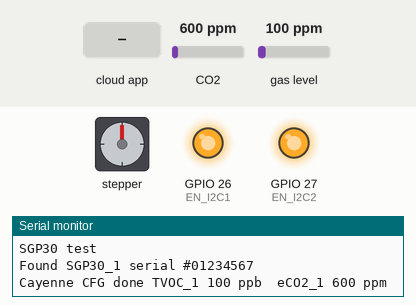
Simulated run of this sketch. Board: ESP32. Shown: stepper motor, output pins drawn as LEDs (lit = HIGH), the last lines printed to the serial monitor. The test bench sets the inputs (shaded band); at power-on: CO2 600 ppm, gas level 100 ppm. Not simulated (calls return 0 or success): credentials.h; stepper angles assume 2048 steps per turn.

Above: at 14.7 s.
14.8 s: the phone or cloud app sets 5 to 1
At 16.65 s:
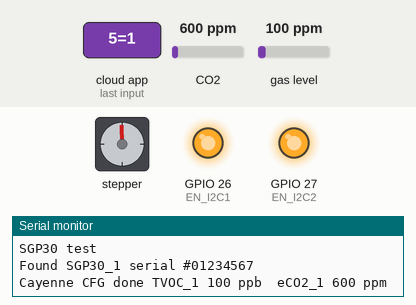
18.2 s: the phone or cloud app sets 5 to 0
At 18.95 s:
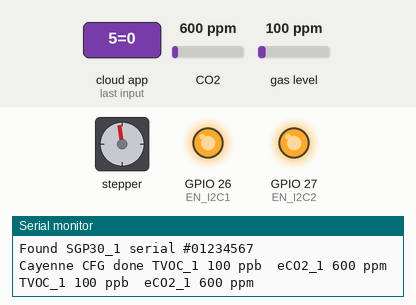
Timing chart, 0 to 21.2 s (numbered marks = the images above; inputs shaded):
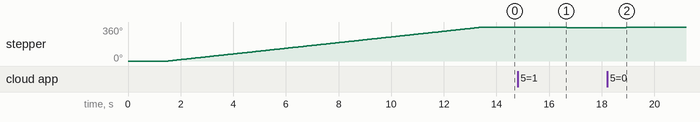

Measured:
- by itself, stepper: turns 360° clockwise in 12.0 s

The sketch:

ESP32_FILTER.ino
```cpp
#include "credentials.h"
#include <Stepper.h>
#include <Wire.h>
#include "Arduino.h"
#include <Adafruit_SGP30.h>
#define SDA 13
#define SCL 15
#define EN_I2C1 26
#define EN_I2C2 27

#define CAYENNE_DEBUG

int current_pos = 0;
int desired_pos = 0;

//33    1   yellow    seq 3
//32    2   pink      seq 2
//vcc   3   red
//35    4   orange    seq 4
//34    5   blue      seq 1
#define yellow 33
#define pink 32
#define orange 12
#define blue 14

#define CAYENNE_DEBUG
#define CAYENNE_PRINT Serial
#define CAYENNE_LOG Serial
#include <CayenneMQTTESP32.h>

Adafruit_SGP30 sgp;
const int stepsPerRevolution = 2048;  // change this to fit the number of steps per revolution
// initialize the stepper library on pins 2 through 5:
Stepper myStepper(stepsPerRevolution,  yellow, blue, pink,  orange);
//Stepper myStepper(stepsPerRevolution,  yellow, pink, blue,  orange);
//Stepper myStepper(stepsPerRevolution,    pink, yellow, orange, blue);
//Stepper myStepper(stepsPerRevolution,    pink, yellow, blue, orange);
//Stepper myStepper(stepsPerRevolution,    pink, blue, orange, yellow );
//Stepper myStepper(stepsPerRevolution,    pink, blue, yellow, orange);
//Stepper myStepper(stepsPerRevolution,    pink, orange, blue, yellow );
//Stepper myStepper(stepsPerRevolution,    pink, orange,yellow, blue );


unsigned long lastMillis = 0;


void setup()
{


 // set the speed at 60 rpm:
  myStepper.setSpeed(5);


  Serial.begin(115200);

  Serial.print("Connecting to ");
  Serial.println(ssid);

  // setup I2C switch
  pinMode (EN_I2C1, OUTPUT);
  pinMode (EN_I2C2, OUTPUT);
  digitalWrite(EN_I2C1, HIGH);
  digitalWrite(EN_I2C2, HIGH);
  Wire.begin( SDA,SCL, 1000000);
  Wire.setClock(100000); // choose 100 kHz I2C rate

 Serial.println("SGP30 test");


  digitalWrite(EN_I2C1, HIGH);
  digitalWrite(EN_I2C2, HIGH);
while (! sgp.begin()){
    Serial.println("Sensor1 not found :(");
    delay(1000);
   // while (1);
  }
  Serial.print("Found SGP30_1 serial #");
  Serial.print(sgp.serialnumber[0], HEX);
  Serial.print(sgp.serialnumber[1], HEX);
  Serial.println(sgp.serialnumber[2], HEX);


//  digitalWrite(EN_I2C1, HIGH);
//  digitalWrite(EN_I2C2, HIGH);
//while (! sgp.begin()){
//    Serial.println("Sensor2 not found :(");
//    delay(1000);
//   // while (1);
//  }
//  Serial.print("Found SGP30_2 serial #");
//  Serial.print(sgp.serialnumber[0], HEX);
//  Serial.print(sgp.serialnumber[1], HEX);
//  Serial.println(sgp.serialnumber[2], HEX);


  // If you have a baseline measurement from before you can assign it to start, to 'self-calibrate'
  //sgp.setIAQBaseline(0x8E68, 0x8F41);  // Will vary for each sensor!


Cayenne.begin(username, password, clientID, ssid, wifiPassword);
Serial.print("Cayenne CFG done ");
myStepper.step(stepsPerRevolution);

}

int counter = 0;
int AV_CNT = 0;
int  TVOC1_AV =0;
int  eCO2_1_AV =0;
int RSSI_AV  = 0;

void loop()
{
    Cayenne.loop();

  if (current_pos != desired_pos)
  {
  myStepper.step(current_pos - desired_pos);
  current_pos = desired_pos;
  }


  digitalWrite(EN_I2C1, HIGH);
  digitalWrite(EN_I2C2, HIGH);

  if (! sgp.IAQmeasure()) {
    Serial.println("Measurement1 failed");
    return;
  }
  Serial.print("TVOC_1 "); Serial.print(sgp.TVOC); Serial.print(" ppb\t");
  Serial.print("eCO2_1 "); Serial.print(sgp.eCO2); Serial.println(" ppm");

//  digitalWrite(EN_I2C1, HIGH);
//  digitalWrite(EN_I2C2, HIGH);
//
//  if (! sgp.IAQmeasure()) {
//    Serial.println("Measurement2 failed");
//    return;
//  }
//  Serial.print("TVOC_2 "); Serial.print(sgp.TVOC); Serial.print(" ppb\t");
//  Serial.print("eCO2_2 "); Serial.print(sgp.eCO2); Serial.println(" ppm");

delay(1000);
//   counter++;
//  if (counter == 30) {
//    counter = 0;
//
//    uint16_t TVOC_base, eCO2_base;
//    if (! sgp.getIAQBaseline(&eCO2_base, &TVOC_base)) {
//      Serial.println("Failed to get baseline readings");
//      return;
//    }
//    Serial.print("****Baseline values: eCO2: 0x"); Serial.print(eCO2_base, HEX);
//    Serial.print(" & TVOC: 0x"); Serial.println(TVOC_base, HEX);
//}


 if (AV_CNT++<10)
  {
  TVOC1_AV += sgp.TVOC;
  eCO2_1_AV += sgp.eCO2;
  RSSI_AV += WiFi.RSSI();
  }
else
  {
    AV_CNT=0;
      Serial.print("PTVOC: ");
      Serial.print(TVOC1_AV);
      Serial.println("  ppb");

      Serial.print("eCO2: ");
      Serial.print(eCO2_1_AV);
      Serial.println("  ppm");
      Serial.println();
     // Cayenne.virtualWrite(0, lastMillis);
      Cayenne.virtualWrite(3,(float)(TVOC1_AV/10));
      Cayenne.virtualWrite(4,(float)(eCO2_1_AV/10),"co2","ppm");
      Cayenne.virtualWrite(2, (float)RSSI_AV/10, "snr", "db");
      TVOC1_AV = 0;
      eCO2_1_AV = 0;
      RSSI_AV = 0;
  }


    }

CAYENNE_IN(5)
{
  // get value sent from dashboard
 desired_pos = getValue.asInt() * 50;
}
```
